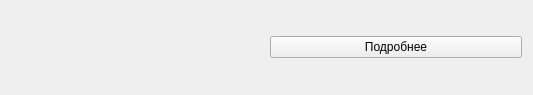
<?xml version="1.0" encoding="UTF-8"?>
<ui version="4.0">
 <class>Form</class>
 <widget class="QWidget" name="Form">
  <property name="geometry">
   <rect>
    <x>0</x>
    <y>0</y>
    <width>533</width>
    <height>95</height>
   </rect>
  </property>
  <property name="windowTitle">
   <string>Form</string>
  </property>
  <layout class="QHBoxLayout" name="horizontalLayout">
   <item>
    <widget class="QLabel" name="event">
     <property name="text">
      <string/>
     </property>
    </widget>
   </item>
   <item>
    <widget class="QPushButton" name="eventsMoreInfoButton">
     <property name="text">
      <string>Подробнее</string>
     </property>
    </widget>
   </item>
  </layout>
 </widget>
 <resources/>
 <connections/>
</ui>
